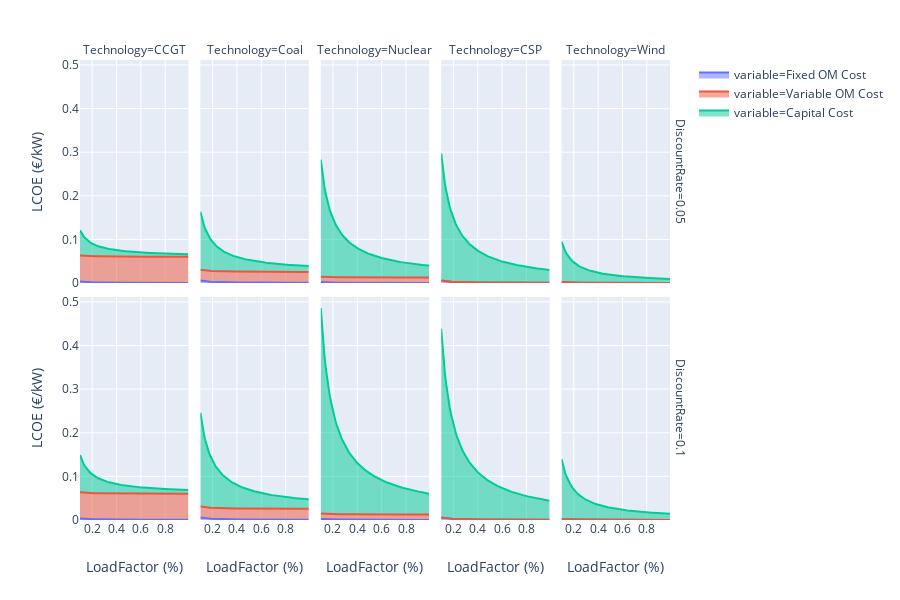

Notebook cell for this chart:
### Markdown cell above
- What do you see when you compare technologies at different load factors?
- What does the LCOE graph *not* show you?

Run the following cell to check another repreentation of the results:

### Code cell
df = plotting.melt(id_vars=['Technology', 'LoadFactor', 'DiscountRate'], value_vars=['Fixed OM Cost', 'Variable OM Cost', 'Capital Cost'])

px.area(df, x='LoadFactor', y='value', color='variable', facet_col='Technology', facet_row='DiscountRate',
        labels={'LoadFactor': 'LoadFactor (%)', 'value': 'LCOE (€/kW)'})
